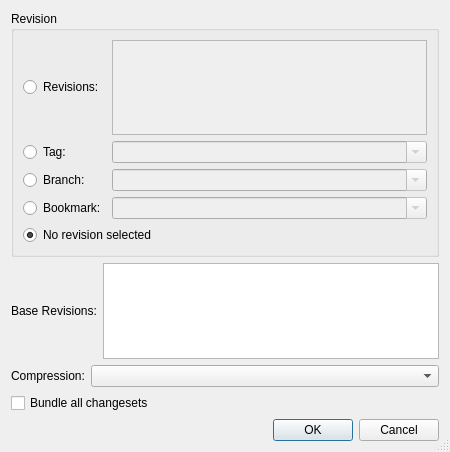
<?xml version="1.0" encoding="UTF-8"?>
<ui version="4.0">
 <class>HgBundleDialog</class>
 <widget class="QDialog" name="HgBundleDialog">
  <property name="geometry">
   <rect>
    <x>0</x>
    <y>0</y>
    <width>450</width>
    <height>452</height>
   </rect>
  </property>
  <property name="windowTitle">
   <string>Mercurial Bundle</string>
  </property>
  <property name="sizeGripEnabled">
   <bool>true</bool>
  </property>
  <layout class="QVBoxLayout" name="verticalLayout">
   <item>
    <widget class="QGroupBox" name="groupBox">
     <property name="title">
      <string>Revision</string>
     </property>
     <layout class="QGridLayout" name="gridLayout">
      <item row="0" column="0">
       <widget class="QRadioButton" name="multipleButton">
        <property name="toolTip">
         <string>Select to specify multiple revisions</string>
        </property>
        <property name="text">
         <string>Revisions:</string>
        </property>
       </widget>
      </item>
      <item row="0" column="1">
       <widget class="QPlainTextEdit" name="multipleEdit">
        <property name="enabled">
         <bool>false</bool>
        </property>
        <property name="toolTip">
         <string>Enter revisions by number, id, range or revset expression one per line</string>
        </property>
        <property name="tabChangesFocus">
         <bool>true</bool>
        </property>
        <property name="lineWrapMode">
         <enum>QPlainTextEdit::NoWrap</enum>
        </property>
       </widget>
      </item>
      <item row="1" column="0">
       <widget class="QRadioButton" name="tagButton">
        <property name="toolTip">
         <string>Select to specify a revision by a tag</string>
        </property>
        <property name="text">
         <string>Tag:</string>
        </property>
       </widget>
      </item>
      <item row="1" column="1">
       <widget class="QComboBox" name="tagCombo">
        <property name="enabled">
         <bool>false</bool>
        </property>
        <property name="toolTip">
         <string>Enter a tag name</string>
        </property>
        <property name="editable">
         <bool>true</bool>
        </property>
       </widget>
      </item>
      <item row="2" column="0">
       <widget class="QRadioButton" name="branchButton">
        <property name="toolTip">
         <string>Select to specify a revision by a branch</string>
        </property>
        <property name="text">
         <string>Branch:</string>
        </property>
       </widget>
      </item>
      <item row="2" column="1">
       <widget class="QComboBox" name="branchCombo">
        <property name="enabled">
         <bool>false</bool>
        </property>
        <property name="toolTip">
         <string>Enter a branch name</string>
        </property>
        <property name="editable">
         <bool>true</bool>
        </property>
       </widget>
      </item>
      <item row="3" column="0">
       <widget class="QRadioButton" name="bookmarkButton">
        <property name="toolTip">
         <string>Select to specify a revision by a bookmark</string>
        </property>
        <property name="text">
         <string>Bookmark:</string>
        </property>
       </widget>
      </item>
      <item row="3" column="1">
       <widget class="QComboBox" name="bookmarkCombo">
        <property name="enabled">
         <bool>false</bool>
        </property>
        <property name="sizePolicy">
         <sizepolicy hsizetype="Expanding" vsizetype="Fixed">
          <horstretch>0</horstretch>
          <verstretch>0</verstretch>
         </sizepolicy>
        </property>
        <property name="toolTip">
         <string>Enter a bookmark name</string>
        </property>
        <property name="editable">
         <bool>true</bool>
        </property>
       </widget>
      </item>
      <item row="4" column="0" colspan="2">
       <widget class="QRadioButton" name="noneButton">
        <property name="toolTip">
         <string>Select to not specify a specific revision</string>
        </property>
        <property name="text">
         <string>No revision selected</string>
        </property>
        <property name="checked">
         <bool>true</bool>
        </property>
       </widget>
      </item>
     </layout>
    </widget>
   </item>
   <item>
    <layout class="QHBoxLayout" name="horizontalLayout_2">
     <item>
      <widget class="QLabel" name="label_2">
       <property name="text">
        <string>Base Revisions:</string>
       </property>
      </widget>
     </item>
     <item>
      <widget class="QPlainTextEdit" name="baseRevisionsEdit">
       <property name="toolTip">
        <string>Enter changesets by number, id, range or revset expression one per line</string>
       </property>
       <property name="tabChangesFocus">
        <bool>true</bool>
       </property>
       <property name="lineWrapMode">
        <enum>QPlainTextEdit::NoWrap</enum>
       </property>
      </widget>
     </item>
    </layout>
   </item>
   <item>
    <layout class="QHBoxLayout" name="horizontalLayout">
     <item>
      <widget class="QLabel" name="label">
       <property name="text">
        <string>Compression:</string>
       </property>
      </widget>
     </item>
     <item>
      <widget class="QComboBox" name="compressionCombo">
       <property name="sizePolicy">
        <sizepolicy hsizetype="Expanding" vsizetype="Fixed">
         <horstretch>0</horstretch>
         <verstretch>0</verstretch>
        </sizepolicy>
       </property>
       <property name="toolTip">
        <string>Select the compression type (empty for default)</string>
       </property>
      </widget>
     </item>
    </layout>
   </item>
   <item>
    <widget class="QCheckBox" name="allCheckBox">
     <property name="toolTip">
      <string>Select to bundle all changesets</string>
     </property>
     <property name="text">
      <string>Bundle all changesets</string>
     </property>
    </widget>
   </item>
   <item>
    <widget class="QDialogButtonBox" name="buttonBox">
     <property name="orientation">
      <enum>Qt::Horizontal</enum>
     </property>
     <property name="standardButtons">
      <set>QDialogButtonBox::Cancel|QDialogButtonBox::Ok</set>
     </property>
    </widget>
   </item>
  </layout>
 </widget>
 <tabstops>
  <tabstop>multipleButton</tabstop>
  <tabstop>multipleEdit</tabstop>
  <tabstop>tagButton</tabstop>
  <tabstop>tagCombo</tabstop>
  <tabstop>branchButton</tabstop>
  <tabstop>branchCombo</tabstop>
  <tabstop>bookmarkButton</tabstop>
  <tabstop>bookmarkCombo</tabstop>
  <tabstop>noneButton</tabstop>
  <tabstop>baseRevisionsEdit</tabstop>
  <tabstop>compressionCombo</tabstop>
  <tabstop>allCheckBox</tabstop>
  <tabstop>buttonBox</tabstop>
 </tabstops>
 <resources/>
 <connections>
  <connection>
   <sender>buttonBox</sender>
   <signal>accepted()</signal>
   <receiver>HgBundleDialog</receiver>
   <slot>accept()</slot>
   <hints>
    <hint type="sourcelabel">
     <x>270</x>
     <y>442</y>
    </hint>
    <hint type="destinationlabel">
     <x>157</x>
     <y>229</y>
    </hint>
   </hints>
  </connection>
  <connection>
   <sender>buttonBox</sender>
   <signal>rejected()</signal>
   <receiver>HgBundleDialog</receiver>
   <slot>reject()</slot>
   <hints>
    <hint type="sourcelabel">
     <x>338</x>
     <y>442</y>
    </hint>
    <hint type="destinationlabel">
     <x>286</x>
     <y>229</y>
    </hint>
   </hints>
  </connection>
  <connection>
   <sender>tagButton</sender>
   <signal>toggled(bool)</signal>
   <receiver>tagCombo</receiver>
   <slot>setEnabled(bool)</slot>
   <hints>
    <hint type="sourcelabel">
     <x>72</x>
     <y>154</y>
    </hint>
    <hint type="destinationlabel">
     <x>234</x>
     <y>154</y>
    </hint>
   </hints>
  </connection>
  <connection>
   <sender>branchButton</sender>
   <signal>toggled(bool)</signal>
   <receiver>branchCombo</receiver>
   <slot>setEnabled(bool)</slot>
   <hints>
    <hint type="sourcelabel">
     <x>91</x>
     <y>181</y>
    </hint>
    <hint type="destinationlabel">
     <x>233</x>
     <y>181</y>
    </hint>
   </hints>
  </connection>
  <connection>
   <sender>bookmarkButton</sender>
   <signal>toggled(bool)</signal>
   <receiver>bookmarkCombo</receiver>
   <slot>setEnabled(bool)</slot>
   <hints>
    <hint type="sourcelabel">
     <x>65</x>
     <y>208</y>
    </hint>
    <hint type="destinationlabel">
     <x>235</x>
     <y>208</y>
    </hint>
   </hints>
  </connection>
  <connection>
   <sender>multipleButton</sender>
   <signal>toggled(bool)</signal>
   <receiver>multipleEdit</receiver>
   <slot>setEnabled(bool)</slot>
   <hints>
    <hint type="sourcelabel">
     <x>60</x>
     <y>78</y>
    </hint>
    <hint type="destinationlabel">
     <x>141</x>
     <y>83</y>
    </hint>
   </hints>
  </connection>
 </connections>
</ui>
